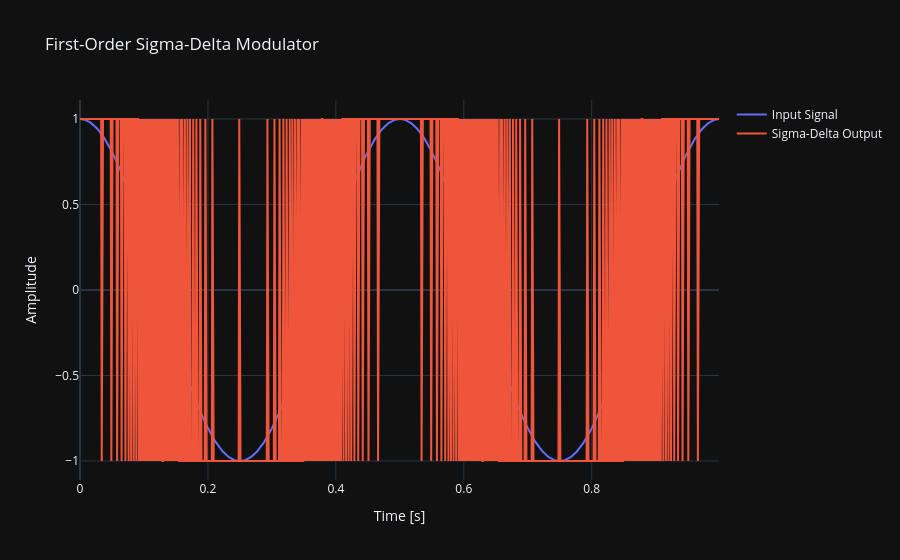

The notebook cell saved with this chart:
### Code cell
# Input signal
x = np.cos(2 * np.pi * f * t)

# Sigma-delta modulator
y = np.zeros_like(x)
integrator = 0
for i in range(len(x)):
    integrator += x[i] - y[i-1]
    y[i] = 1 if integrator > 0 else -1

# Plot the results
fig = go.Figure()
fig.add_trace(go.Scatter(x=t, y=x, mode='lines', name='Input Signal'))
fig.add_trace(go.Scatter(x=t, y=y, mode='lines', name='Sigma-Delta Output'))
fig.update_layout(title='First-Order Sigma-Delta Modulator',
    xaxis_title='Time [s]',
    yaxis_title='Amplitude',
    template="plotly_dark")  # Optional
fig.show()

### Figure 1 — Plotly figure (JSON) as saved in the notebook; plotly's stock layout.template omitted (floating-point values rounded to 4 significant figures; data arrays with more than 128 entries replaced by an {"elided": "..."} marker saying what was removed)
{"data": [{"mode": "lines", "name": "Input Signal", "type": "scatter", "x": {"elided": "1000 float values"}, "y": {"elided": "1000 float values"}}, {"mode": "lines", "name": "Sigma-Delta Output", "type": "scatter", "x": {"elided": "1000 float values"}, "y": {"elided": "1000 float values"}}], "layout": {"title": {"text": "First-Order Sigma-Delta Modulator"}, "xaxis": {"title": {"text": "Time [s]"}}, "yaxis": {"title": {"text": "Amplitude"}}}}
